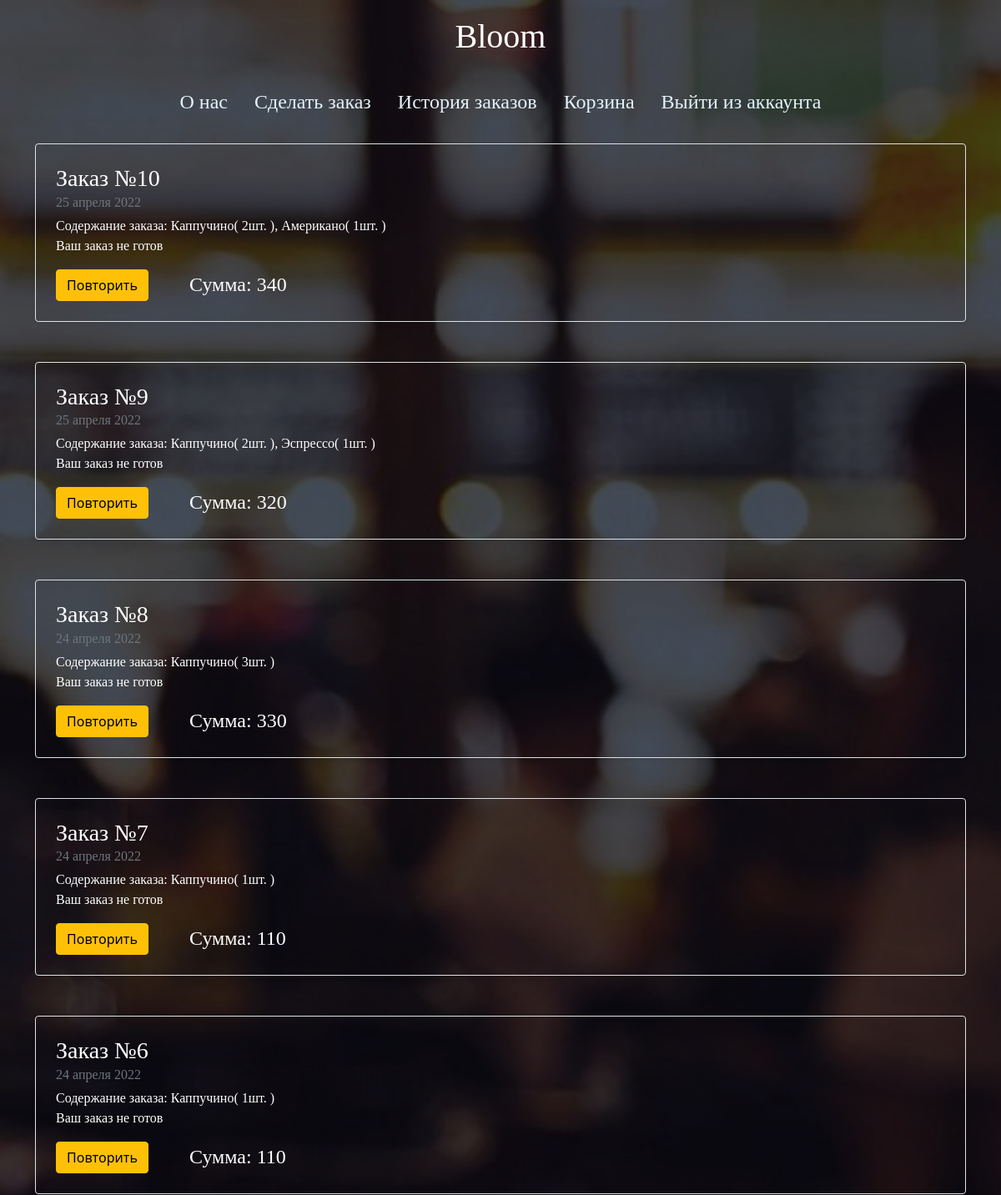
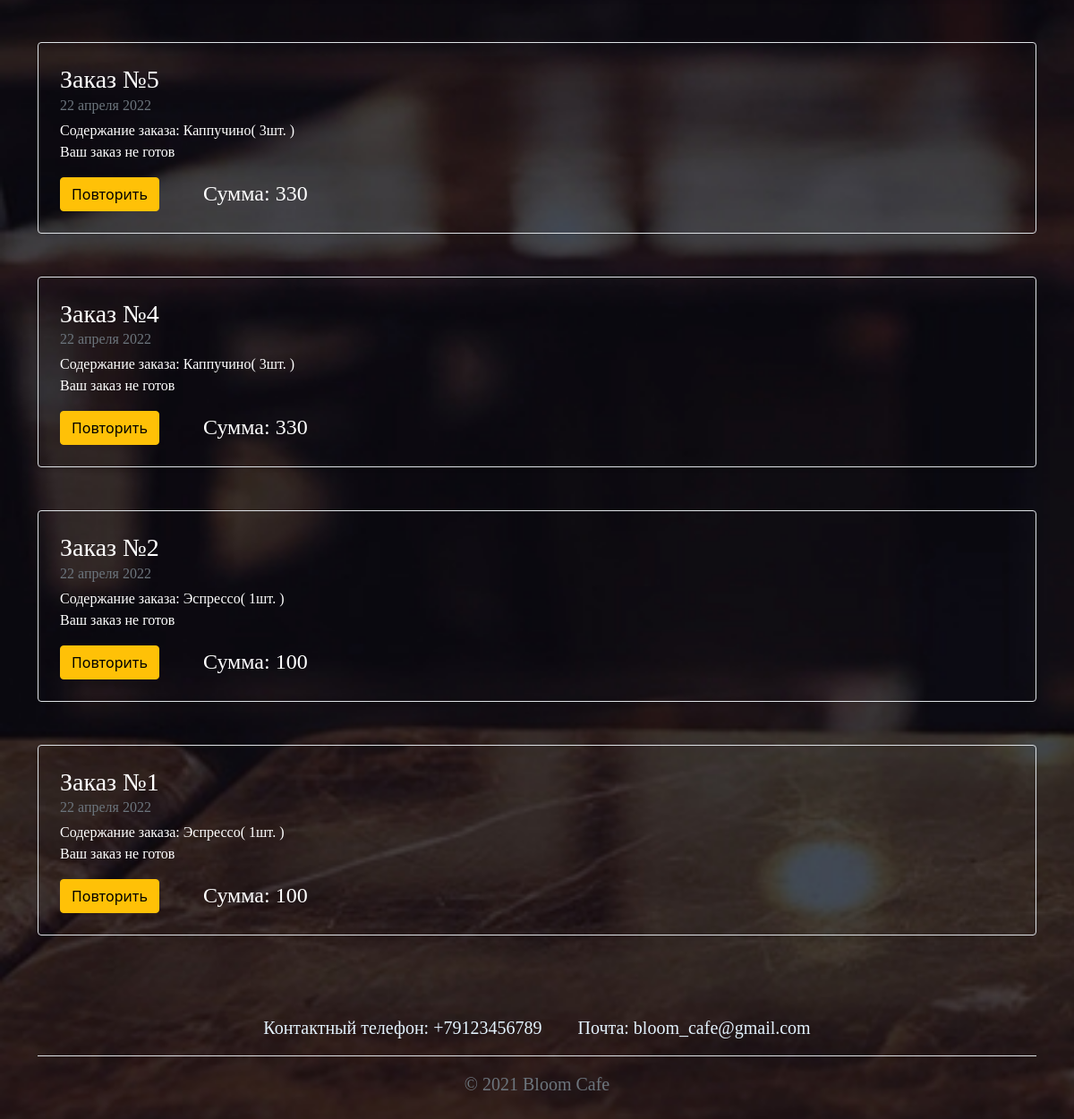
The app's page /orders_history (signed in) with its own data (2 pictures, top to bottom).
### data/orders.py (models this page shows)
class Orders(SqlAlchemyBase):
    __tablename__ = 'orders'
    id = sqlalchemy.Column(sqlalchemy.Integer,
                           primary_key=True, autoincrement=True)
    client_id = sqlalchemy.Column(sqlalchemy.Integer, sqlalchemy.ForeignKey("users.id"))
    meals = sqlalchemy.Column(sqlalchemy.String)
    itog_price = sqlalchemy.Column(sqlalchemy.Integer)
    date = sqlalchemy.Column(sqlalchemy.DateTime,
                             default=datetime.datetime.now)
    is_ready = sqlalchemy.Column(sqlalchemy.Boolean)
    news = orm.relation("Users")

### main.py (the view)
@app.route('/orders_history')
def orders_history():
    ors = []
    db_sess = db_session.create_session()
    for order in db_sess.query(Orders).filter(Orders.client_id == current_user.id):
        months = ['января', 'февраля', 'марта', 'апреля', 'мая', 'июня', 'июля', 'августа', 'сентября', 'октября',
                  'ноября', 'декабря']
        date_ = []
        date_.append(str(order.date.day))
        date_.append(months[order.date.month - 1])
        date_.append(str(order.date.year))
        meals_ = [int(i) for i in order.meals.split(', ')]
        meals = []
        for i in meals_:
            meals.append(db_sess.query(Meals).filter(Meals.id == i).first().name)
        bask = {}
        for i in meals:
            if i not in bask:
                bask[i] = meals.count(i)
        meal = []
        for i in bask:
            meal.append(i + "( " + str(bask[i]) + "шт. )")
        ors.append([order.id, meal, ' '.join(date_), order.is_ready, order.itog_price])
    return render_template('orders_history.html', orders=ors[::-1])

### data/db_session.py (called while the page is built)
def create_session() -> Session:
    global __factory
    return __factory()

### main.py (called while the page is built)
@login_manager.user_loader
def load_user(user_id):
    db_sess = db_session.create_session()
    return db_sess.query(Users).get(user_id)

### templates/orders_history.html
{% extends "base.html" %}
{% block content %}
{% for i in orders %}
<br>
<div class="row g-0 border rounded overflow-hidden flex-md-row mb-4 shadow-sm h-md-250 position-relative">
    <div class="col p-4 d-flex flex-column position-static">
      <h3 class="mb-0">Заказ №{{i[0]}}</h3>
      <div class="mb-1 text-muted" style="color: #e3f2fd; font-family: Felix Titling">{{i[2]}}</div>
      <p class="card-text mb-auto">Содержание заказа: {{', '.join(i[1])}}</p>
      {% if i[3] %}
        <p>Ваш заказ готов</p>
      {% else %}
        <p>Ваш заказ не готов</p>
      {% endif %}
      <div class="container">
      <div class="row" style="width: 320px;">
        <div class="col">
            <div>
            <a href="/reorder/{{ i[0] }}" class="btn btn-warning">
                Повторить
            </a>
            </div>
        </div>
        <div class="col">
          <p class="card-text mb-auto" style="font-size: 24px;">Сумма: {{ i[-1] }}</p>
        </div>
      </div>
      </div>
    </div>
</div>
{% endfor %}
{% endblock %}

### templates/base.html (shortened to what this page needs)
<!doctype html>
<html lang="en">
<head>
    <link rel="stylesheet"
                    href="https://cdn.jsdelivr.net/npm/bootstrap@5.0.0-beta1/dist/css/bootstrap.min.css"
>
    <link rel="stylesheet" href="/static/css/style.css" type="text/css"/>
</head>
<body background="static/img/bg.jpg">
    <header>
        <h1 align="center">Bloom</h1>
        <ul class="nav justify-content-center">
        <li class="nav-item">
            <a class="nav-link active" aria-current="page" href="/about_us" style="color: #e3f2fd; font-size: 24px; font-family: Felix Titling">О нас</a>
        </li>
          {% if current_user.is_authenticated and current_user.admin == 0 %}
            <li class="nav-item">
            <a class="nav-link" href="/" style="color: #e3f2fd; font-size: 24px; font-family: Felix Titling">Сделать заказ</a>
            </li>
              <li class="nav-item">
                <a class="nav-link" href="/orders_history" style="color: #e3f2fd; font-size: 24px; font-family: Felix Titling">История заказов</a>
              </li>
              <li class="nav-item">
                <a class="nav-link" href="/basket" style="color: #e3f2fd; font-size: 24px; font-family: Felix Titling">Корзина</a>
              </li>
              <li class="nav-item">
                <a class="nav-link" href="/logout" style="color: #e3f2fd; font-size: 24px; font-family: Felix Titling">Выйти из аккаунта</a>
              </li>
          {% endif %}
        </ul>
    </header>
<main role="main" class="container">
    {% block content %}{% endblock %}
</main>
<br>
<div class="container">
  <footer class="py-3 my-4">
    <ul class="nav justify-content-center border-bottom pb-3 mb-3">
      <li class="nav-item" style="padding: 0 20px 0 0; color: #e3f2fd; font-size: 20px; font-family: Felix Titling">Контактный телефон: +79123456789</li>
      <li class="nav-item" style="padding: 0 0 0 20px; color: #e3f2fd; font-size: 20px; font-family: Felix Titling">Почта: bloom_cafe@gmail.com</li>
    </ul>
    <p class="text-center text-muted" style="color: #e3f2fd; font-size: 20px; font-family: Felix Titling">© 2021 Bloom Cafe</p>
  </footer>
</div>
</body>
</html>

### static/css/style.css (style rules this page uses)
h1 { color: #ffffff; padding: 20px; font-family: "Felix Titling"; }
h3 { color: #ffffff; font-family: "Felix Titling"; }
p { color: #ffffff; font-family: "Felix Titling"; }
body { -moz-background-size: 100%; -webkit-background-size: 100%; -o-background-size: 100%; background-size: cover; }

### records on screen
Orders: id "10", i "25 апреля 2022", value "Каппучино( 2шт. ), Американо( 1шт. )", itog_price "340"
Orders: id "9", i "25 апреля 2022", value "Каппучино( 2шт. ), Эспрессо( 1шт. )", itog_price "320"
Orders: id "8", i "24 апреля 2022", value "Каппучино( 3шт. )", itog_price "330"
Orders: id "5", i "22 апреля 2022", value "Каппучино( 3шт. )", itog_price "330"
Orders: id "4", i "22 апреля 2022", value "Каппучино( 3шт. )", itog_price "330"

### other values on screen
{{ i[0] }} "7" "6" "2" "1"
{{ i[2] }} "24 апреля 2022" "24 апреля 2022" "22 апреля 2022" "22 апреля 2022"
{{ ', '.join(i[1]) }} "Каппучино( 1шт. )" "Каппучино( 1шт. )" "Эспрессо( 1шт. )" "Эспрессо( 1шт. )"
{{ i[-1] }} "110" "110" "100" "100"
